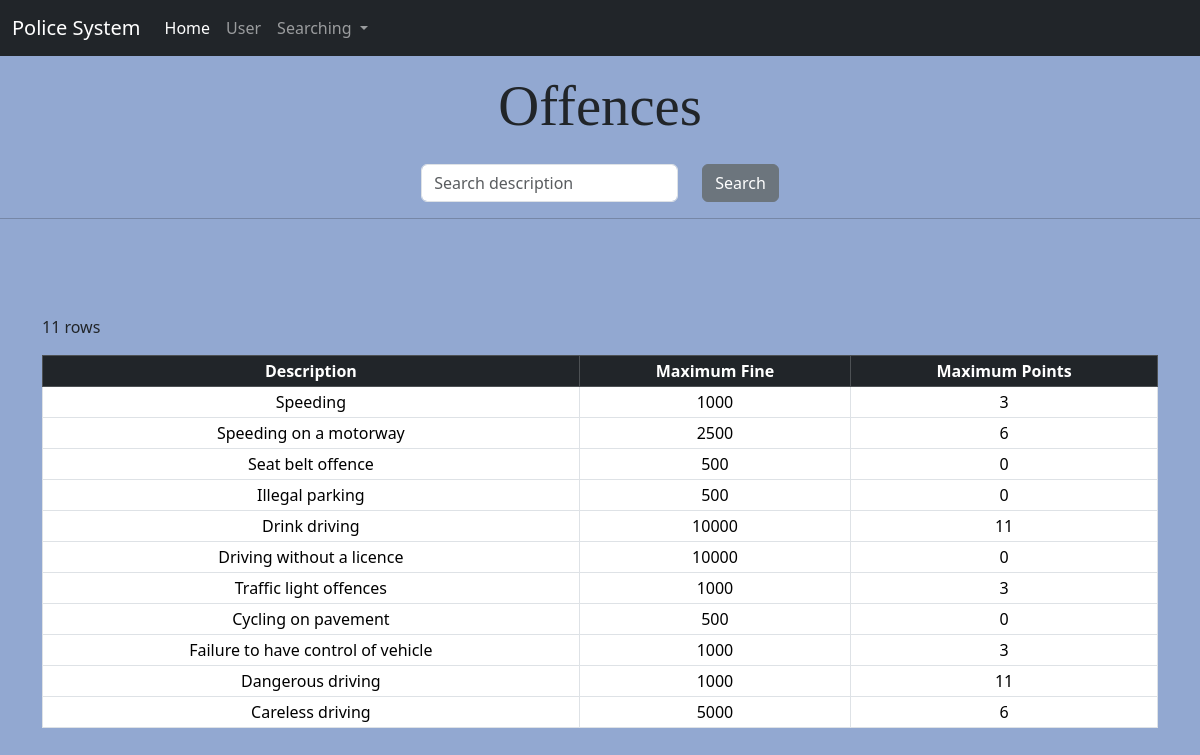
The app's page /newoffence.php with its own data.
### tables this page shows
CREATE TABLE `Offence` (
  `Offence_ID` int(11) NOT NULL,
  `Offence_description` varchar(50) NOT NULL,
  `Offence_maxFine` int(11) NOT NULL,
  `Offence_maxPoints` int(11) NOT NULL
);

### newoffence.php (the view, shortened to what this page needs)
<?php
 $servername = "mariadb";
 $username = "root";
 $password = "rootpwd";
 $dbname = "coursework2";
 $conn = mysqli_connect($servername, $username, $password, $dbname);
?>
<html>
  <head>
    <link href="https://cdn.jsdelivr.net/npm/bootstrap@5.3.3/dist/css/bootstrap.min.css" rel="stylesheet">
  </head>
  <body style="background-color:#92a8d1;">
  <nav class="navbar sticky-top navbar-expand-lg bg-dark navbar-dark">
  <div class="container-fluid">
    <a class="navbar-brand" href="#">Police System</a>
    <div class="collapse navbar-collapse" id="navbarSupportedContent">
      <ul class="navbar-nav me-auto mb-2 mb-lg-0">
        <li class="nav-item">
          <a class="nav-link active" aria-current="page" href="login.php">Home</a>
        </li>
        <li class="nav-item">
          <a class="nav-link" href="newuser.php">User</a>
        </li>
        <li class="nav-item dropdown">
          <a class="nav-link dropdown-toggle" href="#" role="button" data-bs-toggle="dropdown" aria-expanded="false">
            Searching
          </a>
        </li>
      </ul>
    </div>
  </div>
</nav>
<h1 style="font-family:fantasy;text-align:center; font-size: 1.5cm;" class="mt-3">Offences</h1>
    <div class="container">
       <form method="post">
<div class="row justify-content-center align-items-center mt-4">
    <div class="col-auto">
        <input type="type" placeholder="Search description" name="search" class="form-control">
        </div>
        <div class="col-auto">
        <button class="btn btn-secondary" name="submit">Search</button>
       </div>
</div>
</form>
</div>
    <hr>
      <div class="container my-5">
      <table class="table table-sm table-bordered" style="text-align:center;">
        <?php
        $sql = "SELECT * FROM Offence ORDER BY Offence_ID;";
        $result = mysqli_query($conn, $sql);
        echo "<p>".mysqli_num_rows($result)." rows</p>";
        if (mysqli_num_rows($result) > 0){
          echo'<thead class="table-dark">
          <tr>
          <th scope="col">Description</th>
          <th scope="col">Maximum Fine</th>
          <th scope="col">Maximum Points</th>
          </tr>
          </thead>';
          while($row=mysqli_fetch_assoc($result)){
          echo '<tbody>
          <tr>
          <td>'.$row['Offence_description'].'</td>
          <td>'.$row['Offence_maxFine'].'</td>
          <td>'.$row['Offence_maxPoints'].'</td>
          </td>
          </tbody>';
        }
      }else{
        {
            echo "Database is empty";
        }
        mysqli_close($conn);}
?>
      </div>
  </body>
</html>

### records on screen
offence: Offence_description "Speeding", Offence_maxFine "1000", Offence_maxPoints "3"
offence: Offence_description "Speeding on a motorway", Offence_maxFine "2500", Offence_maxPoints "6"
offence: Offence_description "Seat belt offence", Offence_maxFine "500", Offence_maxPoints "0"
offence: Offence_description "Illegal parking", Offence_maxFine "500", Offence_maxPoints "0"
offence: Offence_description "Drink driving", Offence_maxFine "10000", Offence_maxPoints "11"
offence: Offence_description "Driving without a licence", Offence_maxFine "10000", Offence_maxPoints "0"
offence: Offence_description "Traffic light offences", Offence_maxFine "1000", Offence_maxPoints "3"
offence: Offence_description "Cycling on pavement", Offence_maxFine "500", Offence_maxPoints "0"
offence: Offence_description "Failure to have control of vehicle", Offence_maxFine "1000", Offence_maxPoints "3"
offence: Offence_description "Dangerous driving", Offence_maxFine "1000", Offence_maxPoints "11"
offence: Offence_description "Careless driving", Offence_maxFine "5000", Offence_maxPoints "6"

### other values on screen
mysqli_num_rows($result) "11"
